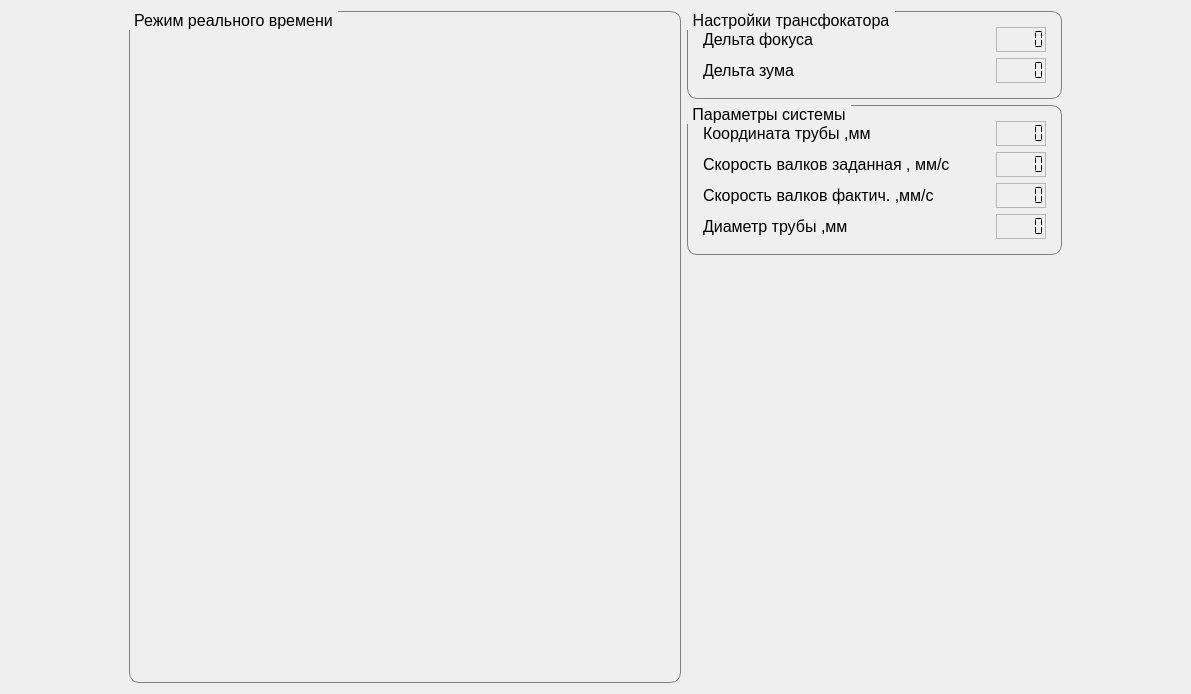
      <widget class="QWidget" name="page_4">
       <layout class="QHBoxLayout" name="horizontalLayout_6">
        <item>
         <spacer name="horizontalSpacer_4">
          <property name="orientation">
           <enum>Qt::Horizontal</enum>
          </property>
          <property name="sizeHint" stdset="0">
           <size>
            <width>118</width>
            <height>20</height>
           </size>
          </property>
         </spacer>
        </item>
        <item>
         <layout class="QHBoxLayout" name="horizontalLayout_5">
          <item>
           <widget class="QGroupBox" name="groupBox_11">
            <property name="sizePolicy">
             <sizepolicy hsizetype="Expanding" vsizetype="Expanding">
              <horstretch>0</horstretch>
              <verstretch>0</verstretch>
             </sizepolicy>
            </property>
            <property name="font">
             <font>
              <pointsize>12</pointsize>
             </font>
            </property>
            <property name="styleSheet">
             <string notr="true">QGroupBox {
    border: 1px solid gray;
    border-radius:10px;
    margin-top: 4ex; /* leave space at the top for the title */
}

QGroupBox::title {
    subcontrol-origin: margin;
    subcontrol-position: top left; /* position at the top */
    padding:0 3px;
  
}</string>
            </property>
            <property name="title">
             <string>Режим реального времени</string>
            </property>
            <property name="alignment">
             <set>Qt::AlignLeading|Qt::AlignLeft|Qt::AlignVCenter</set>
            </property>
            <layout class="QVBoxLayout" name="verticalLayout_2">
             <property name="leftMargin">
              <number>15</number>
             </property>
             <property name="topMargin">
              <number>15</number>
             </property>
             <property name="rightMargin">
              <number>15</number>
             </property>
             <property name="bottomMargin">
              <number>15</number>
             </property>
             <item>
              <widget class="QLabel" name="l_Current_img_2">
               <property name="sizePolicy">
                <sizepolicy hsizetype="Expanding" vsizetype="Expanding">
                 <horstretch>0</horstretch>
                 <verstretch>0</verstretch>
                </sizepolicy>
               </property>
               <property name="minimumSize">
                <size>
                 <width>520</width>
                 <height>640</height>
                </size>
               </property>
               <property name="maximumSize">
                <size>
                 <width>520</width>
                 <height>640</height>
                </size>
               </property>
               <property name="font">
                <font>
                 <pointsize>8</pointsize>
                </font>
               </property>
               <property name="text">
                <string/>
               </property>
               <property name="pixmap">
                <pixmap>2023-01-09_22-09-00.png</pixmap>
               </property>
               <property name="scaledContents">
                <bool>true</bool>
               </property>
               <property name="alignment">
                <set>Qt::AlignCenter</set>
               </property>
              </widget>
             </item>
            </layout>
           </widget>
          </item>
          <item>
           <layout class="QVBoxLayout" name="verticalLayout_4">
            <item>
             <widget class="QGroupBox" name="groupBox_12">
              <property name="font">
               <font>
                <family>Segoe UI</family>
                <pointsize>12</pointsize>
               </font>
              </property>
              <property name="styleSheet">
               <string notr="true">QGroupBox {
    border: 1px solid gray;
    border-radius:10px;
    margin-top: 4ex; /* leave space at the top for the title */
}

QGroupBox::title {
    subcontrol-origin: margin;
    subcontrol-position: top left; /* position at the top */
    padding:0 3px;
  
}</string>
              </property>
              <property name="title">
               <string>Настройки трансфокатора</string>
              </property>
              <property name="alignment">
               <set>Qt::AlignLeading|Qt::AlignLeft|Qt::AlignVCenter</set>
              </property>
              <layout class="QVBoxLayout" name="verticalLayout_3">
               <property name="leftMargin">
                <number>15</number>
               </property>
               <property name="topMargin">
                <number>15</number>
               </property>
               <property name="rightMargin">
                <number>15</number>
               </property>
               <property name="bottomMargin">
                <number>15</number>
               </property>
               <item>
                <layout class="QHBoxLayout" name="horizontalLayout_43">
                 <item>
                  <widget class="QLabel" name="label_45">
                   <property name="minimumSize">
                    <size>
                     <width>0</width>
                     <height>0</height>
                    </size>
                   </property>
                   <property name="font">
                    <font>
                     <family>Segoe UI</family>
                     <pointsize>12</pointsize>
                    </font>
                   </property>
                   <property name="text">
                    <string>Дельта фокуса</string>
                   </property>
                  </widget>
                 </item>
                 <item>
                  <spacer name="horizontalSpacer_10">
                   <property name="orientation">
                    <enum>Qt::Horizontal</enum>
                   </property>
                   <property name="sizeHint" stdset="0">
                    <size>
                     <width>40</width>
                     <height>20</height>
                    </size>
                   </property>
                  </spacer>
                 </item>
                 <item>
                  <widget class="QLCDNumber" name="lcd_Focus_Delta">
                   <property name="minimumSize">
                    <size>
                     <width>50</width>
                     <height>25</height>
                    </size>
                   </property>
                   <property name="maximumSize">
                    <size>
                     <width>50</width>
                     <height>25</height>
                    </size>
                   </property>
                   <property name="font">
                    <font>
                     <family>Segoe UI</family>
                     <pointsize>15</pointsize>
                    </font>
                   </property>
                   <property name="frameShape">
                    <enum>QFrame::StyledPanel</enum>
                   </property>
                   <property name="lineWidth">
                    <number>1</number>
                   </property>
                   <property name="digitCount">
                    <number>5</number>
                   </property>
                   <property name="segmentStyle">
                    <enum>QLCDNumber::Flat</enum>
                   </property>
                  </widget>
                 </item>
                </layout>
               </item>
               <item>
                <layout class="QHBoxLayout" name="horizontalLayout_44">
                 <item>
                  <widget class="QLabel" name="label_46">
                   <property name="minimumSize">
                    <size>
                     <width>0</width>
                     <height>0</height>
                    </size>
                   </property>
                   <property name="font">
                    <font>
                     <family>Segoe UI</family>
                     <pointsize>12</pointsize>
                    </font>
                   </property>
                   <property name="text">
                    <string>Дельта зума</string>
                   </property>
                  </widget>
                 </item>
                 <item>
                  <spacer name="horizontalSpacer_11">
                   <property name="orientation">
                    <enum>Qt::Horizontal</enum>
                   </property>
                   <property name="sizeHint" stdset="0">
                    <size>
                     <width>40</width>
                     <height>20</height>
                    </size>
                   </property>
                  </spacer>
                 </item>
                 <item>
                  <widget class="QLCDNumber" name="lcd_Zoom_Delta">
                   <property name="minimumSize">
                    <size>
                     <width>50</width>
                     <height>25</height>
                    </size>
                   </property>
                   <property name="maximumSize">
                    <size>
                     <width>50</width>
                     <height>25</height>
                    </size>
                   </property>
                   <property name="font">
                    <font>
                     <family>Segoe UI</family>
                     <pointsize>15</pointsize>
                    </font>
                   </property>
                   <property name="frameShape">
                    <enum>QFrame::StyledPanel</enum>
                   </property>
                   <property name="lineWidth">
                    <number>1</number>
                   </property>
                   <property name="digitCount">
                    <number>5</number>
                   </property>
                   <property name="segmentStyle">
                    <enum>QLCDNumber::Flat</enum>
                   </property>
                  </widget>
                 </item>
                </layout>
               </item>
              </layout>
             </widget>
            </item>
            <item>
             <widget class="QGroupBox" name="groupBox_14">
              <property name="sizePolicy">
               <sizepolicy hsizetype="Preferred" vsizetype="Preferred">
                <horstretch>0</horstretch>
                <verstretch>0</verstretch>
               </sizepolicy>
              </property>
              <property name="font">
               <font>
                <pointsize>12</pointsize>
               </font>
              </property>
              <property name="styleSheet">
               <string notr="true">QGroupBox {
    border: 1px solid gray;
    border-radius:10px;
    margin-top: 4ex; /* leave space at the top for the title */
}

QGroupBox::title {
    subcontrol-origin: margin;
    subcontrol-position: top left; /* position at the top */
    padding:0 3px;
  
}</string>
              </property>
              <property name="title">
               <string>Параметры системы</string>
              </property>
              <property name="alignment">
               <set>Qt::AlignLeading|Qt::AlignLeft|Qt::AlignVCenter</set>
              </property>
              <layout class="QVBoxLayout" name="verticalLayout_5">
               <property name="leftMargin">
                <number>15</number>
               </property>
               <property name="topMargin">
                <number>15</number>
               </property>
               <property name="rightMargin">
                <number>15</number>
               </property>
               <property name="bottomMargin">
                <number>15</number>
               </property>
               <item>
                <layout class="QHBoxLayout" name="horizontalLayout_49">
                 <item>
                  <widget class="QLabel" name="label_51">
                   <property name="sizePolicy">
                    <sizepolicy hsizetype="Expanding" vsizetype="Preferred">
                     <horstretch>0</horstretch>
                     <verstretch>0</verstretch>
                    </sizepolicy>
                   </property>
                   <property name="font">
                    <font>
                     <family>Segoe UI</family>
                     <pointsize>12</pointsize>
                    </font>
                   </property>
                   <property name="text">
                    <string>Координата трубы ,мм</string>
                   </property>
                   <property name="textFormat">
                    <enum>Qt::AutoText</enum>
                   </property>
                   <property name="indent">
                    <number>-1</number>
                   </property>
                  </widget>
                 </item>
                 <item>
                  <spacer name="horizontalSpacer_17">
                   <property name="orientation">
                    <enum>Qt::Horizontal</enum>
                   </property>
                   <property name="sizeHint" stdset="0">
                    <size>
                     <width>40</width>
                     <height>20</height>
                    </size>
                   </property>
                  </spacer>
                 </item>
                 <item>
                  <widget class="QLCDNumber" name="lcd_Pos_UZK_2">
                   <property name="minimumSize">
                    <size>
                     <width>50</width>
                     <height>25</height>
                    </size>
                   </property>
                   <property name="maximumSize">
                    <size>
                     <width>50</width>
                     <height>25</height>
                    </size>
                   </property>
                   <property name="font">
                    <font>
                     <family>Segoe UI</family>
                     <pointsize>15</pointsize>
                     <weight>50</weight>
                     <bold>false</bold>
                     <stylestrategy>PreferDefault</stylestrategy>
                    </font>
                   </property>
                   <property name="frameShape">
                    <enum>QFrame::StyledPanel</enum>
                   </property>
                   <property name="lineWidth">
                    <number>1</number>
                   </property>
                   <property name="midLineWidth">
                    <number>0</number>
                   </property>
                   <property name="digitCount">
                    <number>5</number>
                   </property>
                   <property name="segmentStyle">
                    <enum>QLCDNumber::Flat</enum>
                   </property>
                  </widget>
                 </item>
                </layout>
               </item>
               <item>
                <layout class="QHBoxLayout" name="horizontalLayout_50">
                 <item>
                  <widget class="QLabel" name="label_52">
                   <property name="sizePolicy">
                    <sizepolicy hsizetype="Expanding" vsizetype="Preferred">
                     <horstretch>0</horstretch>
                     <verstretch>0</verstretch>
                    </sizepolicy>
                   </property>
                   <property name="font">
                    <font>
                     <family>Segoe UI</family>
                     <pointsize>12</pointsize>
                    </font>
                   </property>
                   <property name="text">
                    <string>Скорость валков заданная , мм/с</string>
                   </property>
                  </widget>
                 </item>
                 <item>
                  <spacer name="horizontalSpacer_18">
                   <property name="orientation">
                    <enum>Qt::Horizontal</enum>
                   </property>
                   <property name="sizeHint" stdset="0">
                    <size>
                     <width>40</width>
                     <height>20</height>
                    </size>
                   </property>
                  </spacer>
                 </item>
                 <item>
                  <widget class="QLCDNumber" name="lcd_RollersSpeedSet_2">
                   <property name="minimumSize">
                    <size>
                     <width>50</width>
                     <height>25</height>
                    </size>
                   </property>
                   <property name="maximumSize">
                    <size>
                     <width>50</width>
                     <height>25</height>
                    </size>
                   </property>
                   <property name="font">
                    <font>
                     <family>Segoe UI</family>
                     <pointsize>15</pointsize>
                    </font>
                   </property>
                   <property name="frameShape">
                    <enum>QFrame::StyledPanel</enum>
                   </property>
                   <property name="lineWidth">
                    <number>1</number>
                   </property>
                   <property name="digitCount">
                    <number>5</number>
                   </property>
                   <property name="segmentStyle">
                    <enum>QLCDNumber::Flat</enum>
                   </property>
                  </widget>
                 </item>
                </layout>
               </item>
               <item>
                <layout class="QHBoxLayout" name="horizontalLayout_51">
                 <item>
                  <widget class="QLabel" name="label_53">
                   <property name="sizePolicy">
                    <sizepolicy hsizetype="Expanding" vsizetype="Preferred">
                     <horstretch>0</horstretch>
                     <verstretch>0</verstretch>
                    </sizepolicy>
                   </property>
                   <property name="font">
                    <font>
                     <family>Segoe UI</family>
                     <pointsize>12</pointsize>
                    </font>
                   </property>
                   <property name="text">
                    <string>Скорость валков фактич. ,мм/с</string>
                   </property>
                  </widget>
                 </item>
                 <item>
                  <spacer name="horizontalSpacer_19">
                   <property name="orientation">
                    <enum>Qt::Horizontal</enum>
                   </property>
                   <property name="sizeHint" stdset="0">
                    <size>
                     <width>40</width>
                     <height>20</height>
                    </size>
                   </property>
                  </spacer>
                 </item>
                 <item>
                  <widget class="QLCDNumber" name="lcd_RollersSpeedAkt_2">
                   <property name="minimumSize">
                    <size>
                     <width>50</width>
                     <height>25</height>
                    </size>
                   </property>
                   <property name="maximumSize">
                    <size>
                     <width>50</width>
                     <height>25</height>
                    </size>
                   </property>
                   <property name="font">
                    <font>
                     <family>Segoe UI</family>
                     <pointsize>15</pointsize>
                    </font>
                   </property>
                   <property name="frameShape">
                    <enum>QFrame::StyledPanel</enum>
                   </property>
                   <property name="lineWidth">
                    <number>1</number>
                   </property>
                   <property name="smallDecimalPoint">
                    <bool>false</bool>
                   </property>
                   <property name="digitCount">
                    <number>5</number>
                   </property>
                   <property name="segmentStyle">
                    <enum>QLCDNumber::Flat</enum>
                   </property>
                  </widget>
                 </item>
                </layout>
               </item>
               <item>
                <layout class="QHBoxLayout" name="horizontalLayout_52">
                 <item>
                  <widget class="QLabel" name="label_54">
                   <property name="sizePolicy">
                    <sizepolicy hsizetype="Expanding" vsizetype="Preferred">
                     <horstretch>0</horstretch>
                     <verstretch>0</verstretch>
                    </sizepolicy>
                   </property>
                   <property name="font">
                    <font>
                     <family>Segoe UI</family>
                     <pointsize>12</pointsize>
                    </font>
                   </property>
                   <property name="text">
                    <string>Диаметр трубы ,мм</string>
                   </property>
                  </widget>
                 </item>
                 <item>
                  <spacer name="horizontalSpacer_20">
                   <property name="orientation">
                    <enum>Qt::Horizontal</enum>
                   </property>
                   <property name="sizeHint" stdset="0">
                    <size>
                     <width>40</width>
                     <height>20</height>
                    </size>
                   </property>
                  </spacer>
                 </item>
                 <item>
                  <widget class="QLCDNumber" name="lcd_Diam_2">
                   <property name="minimumSize">
                    <size>
                     <width>50</width>
                     <height>25</height>
                    </size>
                   </property>
                   <property name="maximumSize">
                    <size>
                     <width>50</width>
                     <height>25</height>
                    </size>
                   </property>
                   <property name="font">
                    <font>
                     <family>Segoe UI</family>
                     <pointsize>15</pointsize>
                    </font>
                   </property>
                   <property name="frameShape">
                    <enum>QFrame::StyledPanel</enum>
                   </property>
                   <property name="lineWidth">
                    <number>1</number>
                   </property>
                   <property name="digitCount">
                    <number>5</number>
                   </property>
                   <property name="segmentStyle">
                    <enum>QLCDNumber::Flat</enum>
                   </property>
                  </widget>
                 </item>
                </layout>
               </item>
              </layout>
             </widget>
            </item>
            <item>
             <spacer name="verticalSpacer">
              <property name="orientation">
               <enum>Qt::Vertical</enum>
              </property>
              <property name="sizeHint" stdset="0">
               <size>
                <width>20</width>
                <height>40</height>
               </size>
              </property>
             </spacer>
            </item>
           </layout>
          </item>
         </layout>
        </item>
        <item>
         <spacer name="horizontalSpacer_3">
          <property name="orientation">
           <enum>Qt::Horizontal</enum>
          </property>
          <property name="sizeHint" stdset="0">
           <size>
            <width>118</width>
            <height>20</height>
           </size>
          </property>
         </spacer>
        </item>
       </layout>
      </widget>
